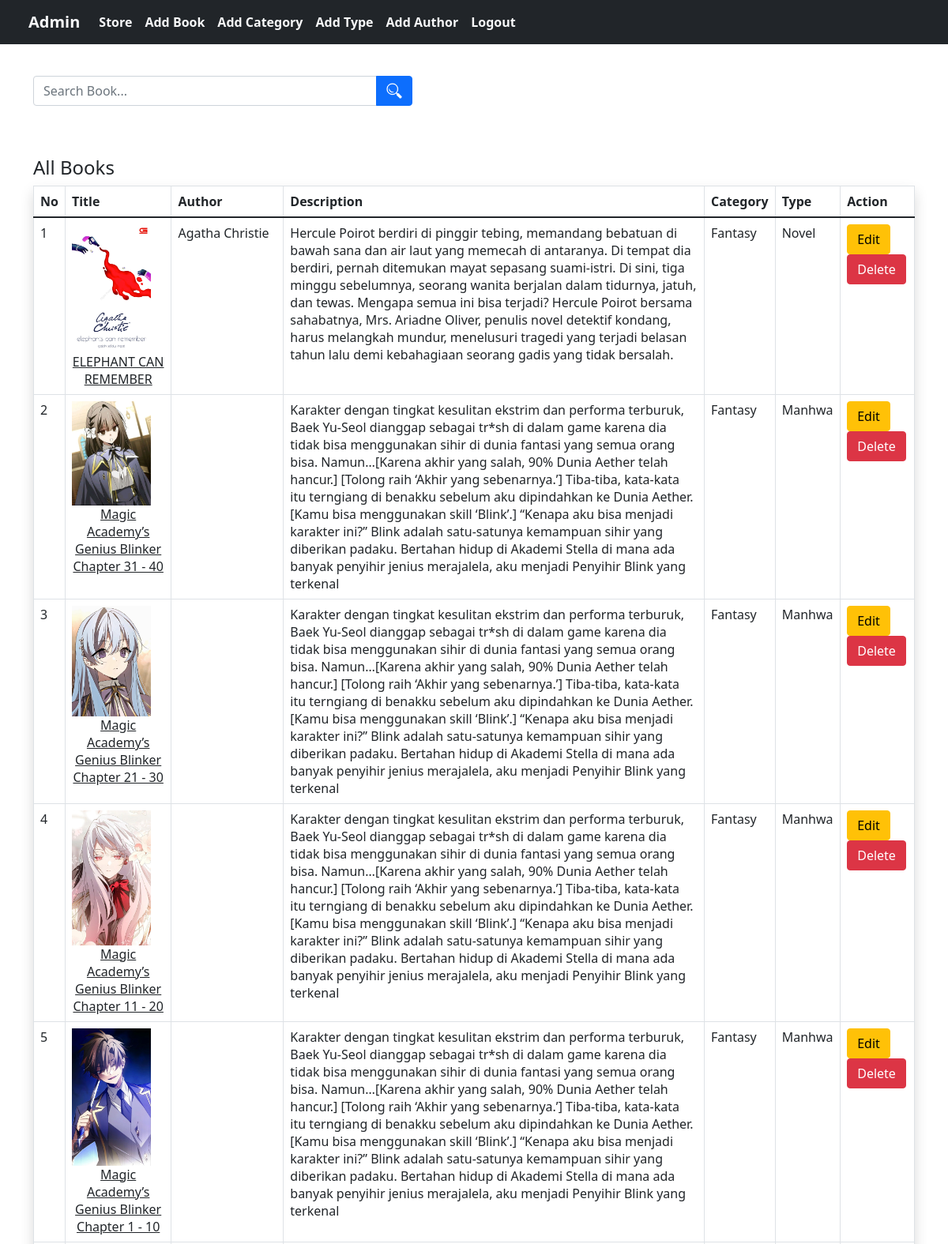
The page /admin.php (signed in, upper part) on the database its author committed.
### tables this page shows
CREATE TABLE `books` (
  `id` int(11) NOT NULL,
  `title` varchar(255) NOT NULL,
  `author_id` int(11) NOT NULL,
  `description` text NOT NULL,
  `category_id` int(11) NOT NULL,
  `price` int(11) NOT NULL,
  `type_id` int(11) NOT NULL,
  `cover` varchar(255) NOT NULL,
  `file` varchar(255) NOT NULL
);

CREATE TABLE `authors` (
  `id` int(11) NOT NULL,
  `name` varchar(255) NOT NULL
);

CREATE TABLE `categories` (
  `id` int(11) NOT NULL,
  `name` varchar(255) NOT NULL
);

CREATE TABLE `types` (
  `id` int(11) NOT NULL,
  `name` varchar(255) NOT NULL
);

### php/func-book.php (called while the page is built, shortened)
<?php
function get_all_books($con){
   $sql  = "SELECT * FROM books ORDER bY id DESC";
   $stmt = $con->prepare($sql);
   $stmt->execute();
   if ($stmt->rowCount() > 0) {
   	  $books = $stmt->fetchAll();
   }else {
      $books = 0;
   }
   return $books;
}

### php/func-author.php (called while the page is built, shortened)
<?php
function get_all_author($con){
   $sql  = "SELECT * FROM authors";
   $stmt = $con->prepare($sql);
   $stmt->execute();
   if ($stmt->rowCount() > 0) {
   	  $authors = $stmt->fetchAll();
   }else {
      $authors = 0;
   }
   return $authors;
}

### php/func-category.php (called while the page is built, shortened)
<?php
function get_all_categories($con){
   $sql  = "SELECT * FROM categories";
   $stmt = $con->prepare($sql);
   $stmt->execute();
   if ($stmt->rowCount() > 0) {
   	  $categories = $stmt->fetchAll();
   }else {
      $categories = 0;
   }
   return $categories;
}

### php/func-types.php (called while the page is built, shortened)
<?php
function get_all_types($con){
   $sql  = "SELECT * FROM types";
   $stmt = $con->prepare($sql);
   $stmt->execute();
   if ($stmt->rowCount() > 0) {
   	  $categories = $stmt->fetchAll();
   }else {
      $categories = 0;
   }
   return $categories;
}

### admin.php (the view, shortened to what this page needs)
<?php
if (isset($_SESSION['user_id']) &&
    isset($_SESSION['user_email'])) {
    include "db_conn.php";
    include "php/func-book.php";
    $books = get_all_books($conn);
    include "php/func-author.php";
    $authors = get_all_author($conn);
    include "php/func-types.php";
    $types = get_all_types($conn);
    include "php/func-category.php";
    $categories = get_all_categories($conn);
    include "css/style-bookstore.php";
    ?>
<!DOCTYPE html>
<html lang="en">
<head>
	<link href="https://cdn.jsdelivr.net/npm/bootstrap@5.1.1/dist/css/bootstrap.min.css" rel="stylesheet">
</head>
<body>
	<div class="container">
		<div class = "row">
			<?php include("menunavbar.php"); ?>
		</div>
		<div class = "row g-0 mt-5">
		<form action="search.php"
				method="get"
				style="width: 100%; max-width: 30rem">
			<div class="input-group my-5">
			<input type="text"
					class="form-control"
					name="key"
					placeholder="Search Book..."
					aria-label="Search Book..."
					aria-describedby="basic-addon2">
			<button class="input-group-text
							btn btn-primary"
					id="basic-addon2">
					<img src="img/search.png"
						width="20">
			</button>
			</div>
		</form>
		<div>
			<?php if ($books == 0) {?>
				<div class="alert alert-warning
							text-center p-5"
					role="alert">
					<img src="img/empty.png"
						width="100">
					<br>
				There is no book in the database
			</div>
			<?php } else {?>
			<h4>All Books</h4>
			<table class="table table-bordered shadow">
				<thead>
					<tr>
						<th>No</th>
						<th>Title</th>
						<th>Author</th>
						<th>Description</th>
						<th>Category</th>
						<th>Type</th>
						<th>Action</th>
					</tr>
				</thead>
				<tbody>
				<?php
$i = 0;
        foreach ($books as $book) {
            $i++;
            ?>
				<tr>
					<td><?=$i?></td>
					<td>
						<img width="100"
							src="uploads/cover/<?=$book['cover']?>" >
						<a  class="link-dark d-block
								text-center"
							href="uploads/files/<?=$book['file']?>">
						<?=$book['title']?>
						</a>
					</td>
					<td>
						<?php if ($authors == 0) {
                echo "Undefined";
            } else {
                foreach ($authors as $author) {
                    if ($author['id'] == $book['author_id']) {
                        echo $author['name'];
                    }
                }
            }
            ?>
					</td>
					<td><?=$book['description']?></td>
					<td>
						<?php if ($categories == 0) {
                echo "Undefined";
            } else {
                foreach ($categories as $category) {
                    if ($category['id'] == $book['category_id']) {
                        echo $category['name'];
                    }
                }
            }
            ?>
					</td>
					<td>
						<?php if ($types == 0) {
                echo "Undefined";
            } else {
                foreach ($types as $type) {
                    if ($type['id'] == $book['type_id']) {
                        echo $type['name'];
                    }
                }
            }
            ?>
					</td>
					<td>
						<a href="edit-book.php?id=<?=$book['id']?>"
						class="btn btn-warning">
						Edit</a>
						<a href="php/delete-book.php?id=<?=$book['id']?>"
						class="btn btn-danger">
						Delete</a>
					</td>
				</tr>
				<?php
}?>
				</tbody>
			</table>
		<?php }?>
			</div>
		</div>
	</div>
</body>
</html>
<?php
} else {
    header("Location: login.php");
    exit;
}?>

### rows shown on the page
books: cover (picture), title "ELEPHANT CAN REMEMBER", description "Hercule Poirot berdiri di pinggir tebing, memandang bebatuan di bawah sana dan air laut yang memecah di antaranya. Di tempat dia berdiri, pernah ditemukan mayat sepasang suami-istri. Di sini, tiga minggu sebelumnya, seorang wanita berjalan dalam tidurnya, jatuh, dan tewas. Mengapa semua ini bisa terjadi? Hercule Poirot bersama sahabatnya, Mrs. Ariadne Oliver, penulis novel detektif kondang, harus melangkah mundur, menelusuri tragedi yang terjadi belasan tahun lalu demi kebahagiaan seorang gadis yang tidak bersalah."
authors: name "Agatha Christie"
categories: name "Fantasy"
types: name "Novel"
books: cover (picture), title "Magic Academy’s Genius Blinker Chapter 31 - 40", description "Karakter dengan tingkat kesulitan ekstrim dan performa terburuk, Baek Yu-Seol dianggap sebagai tr*sh di dalam game karena dia tidak bisa menggunakan sihir di dunia fantasi yang semua orang bisa. Namun…[Karena akhir yang salah, 90% Dunia Aether telah hancur.] [Tolong raih ‘Akhir yang sebenarnya.’] Tiba-tiba, kata-kata itu terngiang di benakku sebelum aku dipindahkan ke Dunia Aether.[Kamu bisa menggunakan skill ‘Blink’.] “Kenapa aku bisa menjadi karakter ini?” Blink adalah satu-satunya kemampuan sihir yang diberikan padaku. Bertahan hidup di Akademi Stella di mana ada banyak penyihir jenius merajalela, aku menjadi Penyihir Blink yang terkenal"
types: name "Manhwa"
books: cover (picture), title "Magic Academy’s Genius Blinker Chapter 21 - 30", description "Karakter dengan tingkat kesulitan ekstrim dan performa terburuk, Baek Yu-Seol dianggap sebagai tr*sh di dalam game karena dia tidak bisa menggunakan sihir di dunia fantasi yang semua orang bisa. Namun…[Karena akhir yang salah, 90% Dunia Aether telah hancur.] [Tolong raih ‘Akhir yang sebenarnya.’] Tiba-tiba, kata-kata itu terngiang di benakku sebelum aku dipindahkan ke Dunia Aether.[Kamu bisa menggunakan skill ‘Blink’.] “Kenapa aku bisa menjadi karakter ini?” Blink adalah satu-satunya kemampuan sihir yang diberikan padaku. Bertahan hidup di Akademi Stella di mana ada banyak penyihir jenius merajalela, aku menjadi Penyihir Blink yang terkenal"
books: cover (picture), title "Magic Academy’s Genius Blinker Chapter 11 - 20", description "Karakter dengan tingkat kesulitan ekstrim dan performa terburuk, Baek Yu-Seol dianggap sebagai tr*sh di dalam game karena dia tidak bisa menggunakan sihir di dunia fantasi yang semua orang bisa. Namun…[Karena akhir yang salah, 90% Dunia Aether telah hancur.] [Tolong raih ‘Akhir yang sebenarnya.’] Tiba-tiba, kata-kata itu terngiang di benakku sebelum aku dipindahkan ke Dunia Aether.[Kamu bisa menggunakan skill ‘Blink’.] “Kenapa aku bisa menjadi karakter ini?” Blink adalah satu-satunya kemampuan sihir yang diberikan padaku. Bertahan hidup di Akademi Stella di mana ada banyak penyihir jenius merajalela, aku menjadi Penyihir Blink yang terkenal"
books: cover (picture), title "Magic Academy’s Genius Blinker Chapter 1 - 10", description "Karakter dengan tingkat kesulitan ekstrim dan performa terburuk, Baek Yu-Seol dianggap sebagai tr*sh di dalam game karena dia tidak bisa menggunakan sihir di dunia fantasi yang semua orang bisa. Namun…[Karena akhir yang salah, 90% Dunia Aether telah hancur.] [Tolong raih ‘Akhir yang sebenarnya.’] Tiba-tiba, kata-kata itu terngiang di benakku sebelum aku dipindahkan ke Dunia Aether.[Kamu bisa menggunakan skill ‘Blink’.] “Kenapa aku bisa menjadi karakter ini?” Blink adalah satu-satunya kemampuan sihir yang diberikan padaku. Bertahan hidup di Akademi Stella di mana ada banyak penyihir jenius merajalela, aku menjadi Penyihir Blink yang terkenal"
